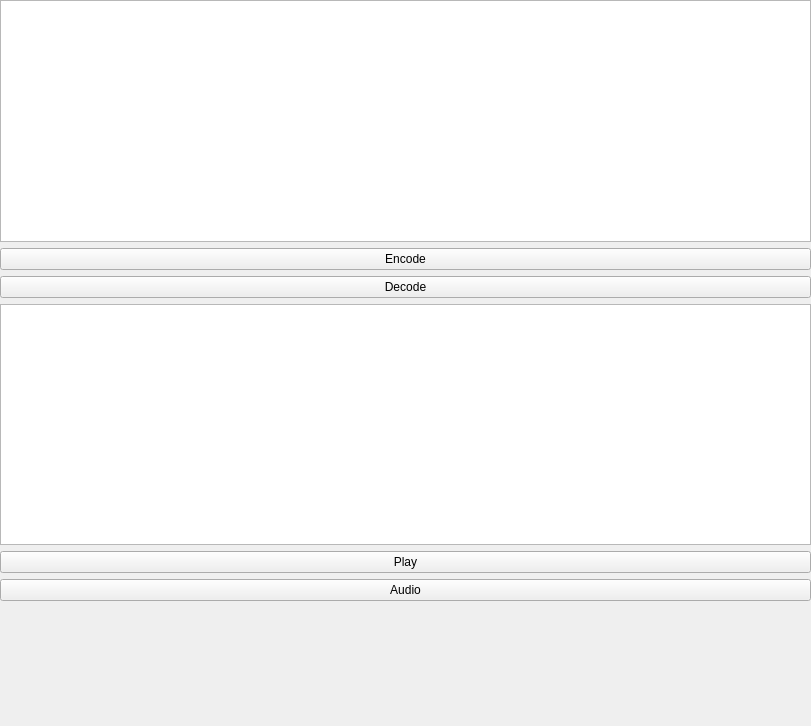
<?xml version="1.0" encoding="UTF-8"?>
<ui version="4.0">
 <class>MCTranslator</class>
 <widget class="QWidget" name="MCTranslator">
  <property name="geometry">
   <rect>
    <x>0</x>
    <y>0</y>
    <width>811</width>
    <height>726</height>
   </rect>
  </property>
  <property name="windowTitle">
   <string>MCTranslator</string>
  </property>
  <widget class="QWidget" name="verticalLayoutWidget">
   <property name="geometry">
    <rect>
     <x>0</x>
     <y>0</y>
     <width>811</width>
     <height>601</height>
    </rect>
   </property>
   <layout class="QVBoxLayout" name="verticalLayout">
    <item>
     <widget class="QTextEdit" name="rawText">
      <property name="html">
       <string>&lt;!DOCTYPE HTML PUBLIC &quot;-//W3C//DTD HTML 4.0//EN&quot; &quot;http://www.w3.org/TR/REC-html40/strict.dtd&quot;&gt;
&lt;html&gt;&lt;head&gt;&lt;meta name=&quot;qrichtext&quot; content=&quot;1&quot; /&gt;&lt;style type=&quot;text/css&quot;&gt;
p, li { white-space: pre-wrap; }
&lt;/style&gt;&lt;/head&gt;&lt;body style=&quot; font-family:'SimSun'; font-size:9pt; font-weight:400; font-style:normal;&quot;&gt;
&lt;p style=&quot;-qt-paragraph-type:empty; margin-top:0px; margin-bottom:0px; margin-left:0px; margin-right:0px; -qt-block-indent:0; text-indent:0px; font-family:'SimSun';&quot;&gt;&lt;br /&gt;&lt;/p&gt;&lt;/body&gt;&lt;/html&gt;</string>
      </property>
     </widget>
    </item>
    <item>
     <widget class="QPushButton" name="btnEncode">
      <property name="text">
       <string>Encode</string>
      </property>
     </widget>
    </item>
    <item>
     <widget class="QPushButton" name="btnDecode">
      <property name="text">
       <string>Decode</string>
      </property>
     </widget>
    </item>
    <item>
     <widget class="QTextEdit" name="codedText">
      <property name="html">
       <string>&lt;!DOCTYPE HTML PUBLIC &quot;-//W3C//DTD HTML 4.0//EN&quot; &quot;http://www.w3.org/TR/REC-html40/strict.dtd&quot;&gt;
&lt;html&gt;&lt;head&gt;&lt;meta name=&quot;qrichtext&quot; content=&quot;1&quot; /&gt;&lt;style type=&quot;text/css&quot;&gt;
p, li { white-space: pre-wrap; }
&lt;/style&gt;&lt;/head&gt;&lt;body style=&quot; font-family:'SimSun'; font-size:9pt; font-weight:400; font-style:normal;&quot;&gt;
&lt;p style=&quot;-qt-paragraph-type:empty; margin-top:0px; margin-bottom:0px; margin-left:0px; margin-right:0px; -qt-block-indent:0; text-indent:0px; font-family:'SimSun';&quot;&gt;&lt;br /&gt;&lt;/p&gt;&lt;/body&gt;&lt;/html&gt;</string>
      </property>
     </widget>
    </item>
    <item>
     <widget class="QPushButton" name="btnPlay">
      <property name="text">
       <string>Play</string>
      </property>
     </widget>
    </item>
    <item>
     <widget class="QPushButton" name="btnAudio">
      <property name="text">
       <string>Audio</string>
      </property>
     </widget>
    </item>
   </layout>
  </widget>
 </widget>
 <resources/>
 <connections/>
</ui>
